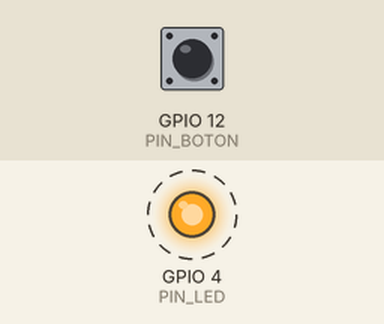
Recording of a sketch running on a simulated ESP32. On the bench: output pins drawn as LEDs (lit = HIGH). Dashed ring = blinking. Inputs (shaded band) come from the test bench; at power-on: GPIO 12 (PIN_BOTON) LOW.

Above: at 0.75 s.
1.3 s: GPIO 12 (PIN_BOTON) pulled HIGH for 0.15 s
At 1.3 s:
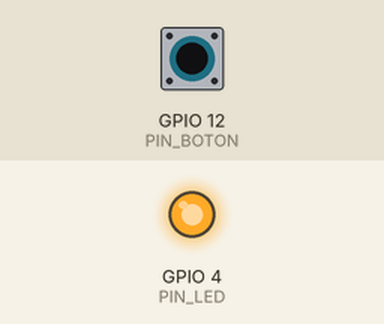
3.3 s: GPIO 12 (PIN_BOTON) pulled HIGH for 1 s
At 4.45 s:
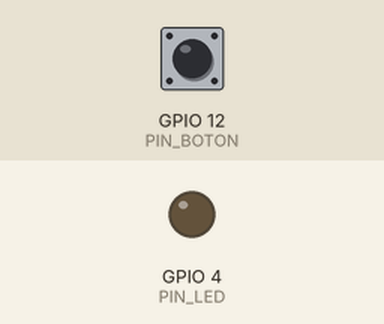
Timing chart, 0 to 13.0 s (numbered marks = the images above; inputs shaded):
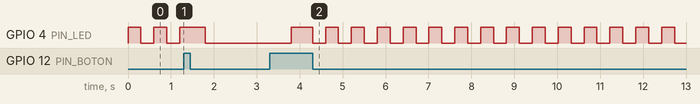

Measured:
- after the input at 3.3 s, GPIO 4 (PIN_LED): LOW → HIGH after 0.50 s, then repeats every 0.60 s: LOW 0.30 s, HIGH 0.30 s

The sketch:

maquina_de_estados.ino
```cpp
// C++ code
//
#define NO_DEFINIDO -1
#define INICIAL 0
#define APAGADO 1
#define ENCENDIDO 2
#define FLASHING 3
#define PAUSA 300 //Flashea cada 100 ms
#define PIN_BOTON 12
#define PIN_LED 4
unsigned int estado_nuevo, estado_actual;
boolean botonPresionado;
unsigned long tiempoAnterior, tiempoActual;
unsigned int led; //Controla el estado del LED
void setup()
{
botonPresionado = false;
estado_actual = INICIAL;
estado_nuevo = NO_DEFINIDO;
pinMode(PIN_LED, OUTPUT);
pinMode(PIN_BOTON, INPUT);
}
void loop()
{
checarEvento();
procesarTransicionEstado();
procesarEstado();

}

void checarEvento()
{
unsigned int entradaBoton = digitalRead(PIN_BOTON);

if (entradaBoton == HIGH)
{
botonPresionado = true; //Triguer
delay(500);
}else
{
botonPresionado = false;
}
}


void procesarTransicionEstado()
{
if( estado_actual == INICIAL )
  {
  estado_nuevo = FLASHING;
  botonPresionado = false;
}else if( estado_actual == APAGADO )
    {
    if( botonPresionado ) //Este es el triger
    {
    estado_nuevo = ENCENDIDO;
    botonPresionado = false;
    }
}else if( estado_actual == ENCENDIDO )
    {
    if( botonPresionado ) //Triguer
    {
    estado_nuevo = FLASHING;
    botonPresionado = false;
    }
}else if( estado_actual == FLASHING )
    {
    if( botonPresionado ) //Triguer
    {
    estado_nuevo = APAGADO;
    botonPresionado = false;
    }

    }
}//end class procesarTransicionEstado

void procesarEstado()
{
  if( estado_actual != estado_nuevo )
  {
    // Ejecuta las poscondiciones para el estado que se abandona
    if (estado_actual == APAGADO )
    poscondicionApagado();
      else if ( estado_actual == ENCENDIDO )
      poscondicionEncendido();
      else if ( estado_actual == FLASHING )
      poscondicionFlashing();
    // Ejecuta las precondiciones para el nuevo estado
  if (estado_nuevo == APAGADO )
      precondicionApagado();
      else if ( estado_nuevo == ENCENDIDO )
      precondicionEncendido();
      else if ( estado_nuevo == FLASHING )
      precondicionFlashing();
      estado_actual = estado_nuevo; // Establece el estado al que se cambió
}
if ( estado_actual == APAGADO )
apagado();
else if ( estado_actual == ENCENDIDO )
encendido();
else if (estado_actual == FLASHING )
flashing();
}
void precondicionApagado()
{
led = LOW; // Se apaga el LED
digitalWrite(PIN_LED, led); //Apaga el LED
}
void apagado()
{

}
void poscondicionApagado()
{
}
void precondicionEncendido()
{
led = HIGH; // Se enciende el LED
digitalWrite(PIN_LED, led ); //Enciende el LED
}
void encendido()
{

}
void poscondicionEncendido()
{
}

void precondicionFlashing()
{
led = HIGH; // Inicia encendido
tiempoAnterior = 0;
digitalWrite(PIN_LED, led);
}
void flashing()
{
tiempoActual = millis(); //Tiempo transcurrido
if( (tiempoActual - tiempoAnterior) > PAUSA )
{
led = ! led;
digitalWrite(PIN_LED, led);
tiempoAnterior = millis();
}
}

void poscondicionFlashing()
{

}
```
